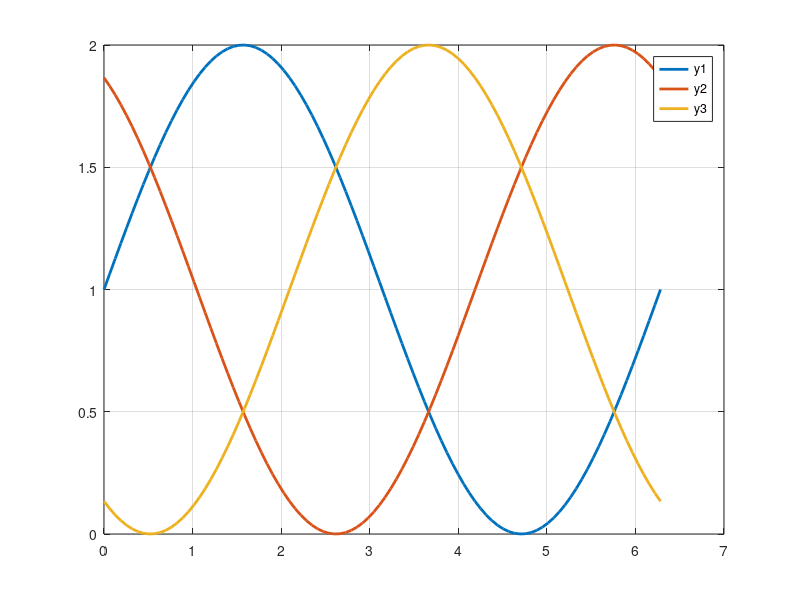

MATLAB code for this plot:

%% Split up 3ph sine waves into 100 sections
% First produce the underlying sine wave waveforms
x = linspace(0,2*pi,100);
% For half H-bridge driving, the sinusoids will be offset by the amplitude
y1 = sin(x) + 1;
y2 = sin(x + (2*pi/3)) + 1;
y3 = sin(x + (4*pi/3)) + 1;

plot(x, y1, 'LineWidth', 2);
hold on;
plot(x, y2, 'LineWidth', 2);
plot(x, y3, 'LineWidth', 2);
hold off;
grid on;
legend('y1', 'y2', 'y3');

% pause;

PGX_PERIOD = 999;
MAX_DUTY_CYCLE_VAL = PGX_PERIOD;

% Get percentage of maxes of sinusoids
percent_of_max1 = y1 / 2;
percent_of_max2 = y2 / 2;
percent_of_max3 = y3 / 2;

% Convert to PGX_DC values for the dsPIC33CK64MC105
pg1_duty_cycle_val = ceil(percent_of_max1 * MAX_DUTY_CYCLE_VAL);
pg2_duty_cycle_val = ceil(percent_of_max2 * MAX_DUTY_CYCLE_VAL);
pg3_duty_cycle_val = ceil(percent_of_max3 * MAX_DUTY_CYCLE_VAL);


%% Now output this into a c file and header file containing the PGxDC values as a constant array
% The header file that you include to gain access to the arrays defined in
% the source file
fid = fopen('duty_cycle.h','w');
fprintf(fid, '#include <stdint.h>\n\n\n');
fprintf(fid, 'extern const uint16_t pwm1_duty_cycle_vals[100];\n');
fprintf(fid, 'extern const uint16_t pwm2_duty_cycle_vals[100];\n');
fprintf(fid, 'extern const uint16_t pwm3_duty_cycle_vals[100];\n');
fclose(fid);


% The source file where the arrays will be placed
fid = fopen('duty_cycle.c','w');
fprintf(fid, '#include <stdint.h>\n\n\n');

fprintf(fid, 'const uint16_t pwm1_duty_cycle_vals[100] = {\n');
for i=1:5:length(pg1_duty_cycle_val)
    
    fprintf(fid, '\t%d, %d, %d, %d, %d', pg1_duty_cycle_val(i), pg1_duty_cycle_val(i+1), ...
        pg1_duty_cycle_val(i+2), pg1_duty_cycle_val(i+3), pg1_duty_cycle_val(i+4));
    if i < (length(pg1_duty_cycle_val) - 5)
        fprintf(fid, ',\n');
    else
        fprintf(fid, '\n');
    end
    
end
fprintf(fid,'};\n\n');

fprintf(fid, 'const uint16_t pwm2_duty_cycle_vals[100] = {\n');
for i=1:5:length(pg2_duty_cycle_val)
    
    fprintf(fid, '\t%d, %d, %d, %d, %d', pg2_duty_cycle_val(i), pg2_duty_cycle_val(i+1), ...
        pg2_duty_cycle_val(i+2), pg2_duty_cycle_val(i+3), pg2_duty_cycle_val(i+4));
    if i < (length(pg2_duty_cycle_val) - 5)
        fprintf(fid, ',\n');
    else
        fprintf(fid, '\n');
    end
    
end
fprintf(fid,'};\n\n');

fprintf(fid, 'const uint16_t pwm3_duty_cycle_vals[100] = {\n');
for i=1:5:length(pg3_duty_cycle_val)
    
    fprintf(fid, '\t%d, %d, %d, %d, %d', pg3_duty_cycle_val(i), pg3_duty_cycle_val(i+1), ...
        pg3_duty_cycle_val(i+2), pg3_duty_cycle_val(i+3), pg3_duty_cycle_val(i+4));
    if i < (length(pg3_duty_cycle_val) - 5)
        fprintf(fid, ',\n');
    else
        fprintf(fid, '\n');
    end
    
end
fprintf(fid,'};\n\n');

fclose(fid);

